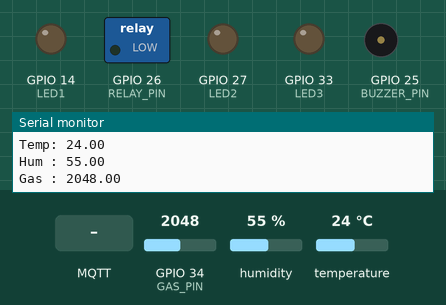
This sketch was run on a simulated ESP32. On the bench: switched loads named in the sketch (green lamp = pin HIGH), output pins drawn as LEDs (lit = HIGH), buzzer (waves = sounding, pin HIGH), the last lines printed to the serial monitor. The inputs (shaded band) are chosen by the test bench; at power-on: GPIO 34 (GAS_PIN) = 2048, humidity 55 %, temperature 24 °C. WiFi joins after 1.5 s; servers stay silent unless stated; no MQTT or app messages arrive unless stated.

Above: at 2.7 s.
2.8 s: MQTT message "ON" arrives on the first subscribed topic
At 4.5 s:
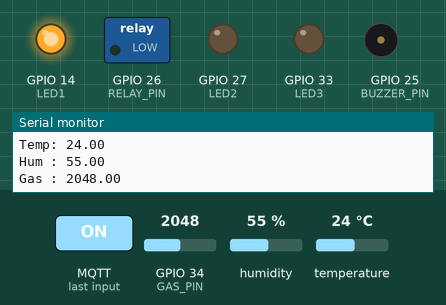
5.0 s: GPIO 34 (GAS_PIN) set to 3427
6.7 s: GPIO 34 (GAS_PIN) set to 3569
At 8.1 s:
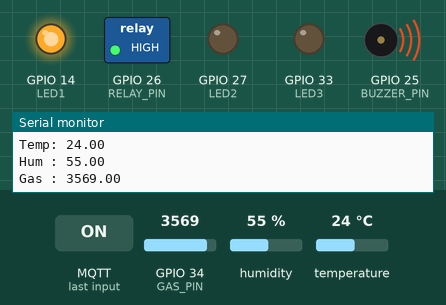
9.0 s: MQTT message "1" arrives on the first subscribed topic
At 9.9 s:
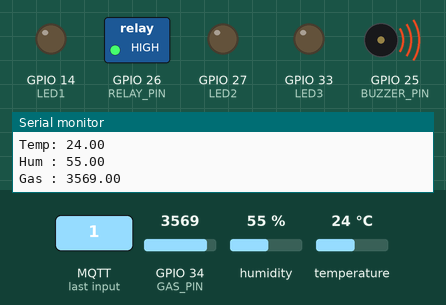
11.0 s: MQTT message "ON" arrives on the second subscribed topic
At 12.8 s:
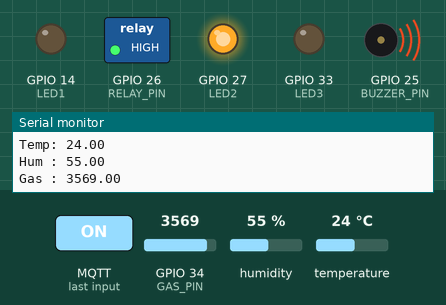
13.1 s: MQTT message "ON" arrives on the third subscribed topic
At 14.8 s:
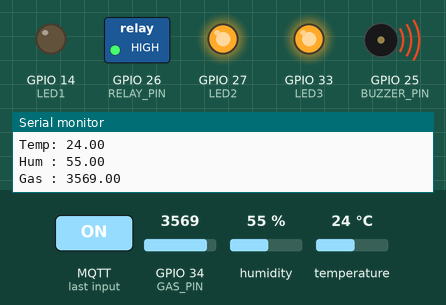
Timing chart, 0 to 16.1 s (numbered marks = the images above; inputs shaded):
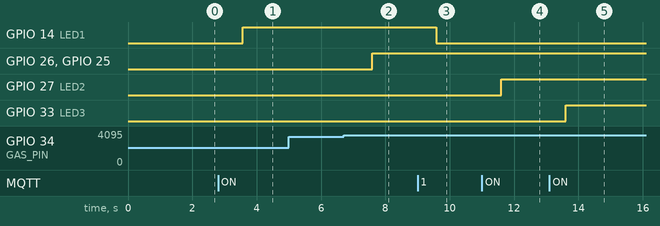

Measured:
- the behaviour switches between 3500 and 3501 on GPIO 34 (GAS_PIN) (found by bisection; images 1 and 2)
- after the input at 2.8 s, GPIO 14 (LED1): LOW → HIGH after 0.76 s
- after the input at 6.7 s, GPIO 26 (RELAY_PIN), GPIO 25 (BUZZER_PIN): LOW → HIGH after 0.89 s
- after the input at 9.0 s, GPIO 14 (LED1): HIGH → LOW after 0.59 s
- after the input at 11.0 s, GPIO 27 (LED2): LOW → HIGH after 0.60 s
- after the input at 13.1 s, GPIO 33 (LED3): LOW → HIGH after 0.51 s

The sketch:

esp32_mqtt.ino
```cpp
#include <WiFi.h>
#include <PubSubClient.h>
#include <DHT.h>
#include <ArduinoJson.h>

// WiFi
const char* ssid = "Wokwi-GUEST";
const char* password = "";

// MQTT
const char* mqtt_server = "broker.hivemq.com";
String KEY = "A7x9K2mQ";
WiFiClient espClient;
PubSubClient client(espClient);

// PIN
#define DHTPIN 4
#define DHTTYPE DHT22

#define GAS_PIN 34
#define RELAY_PIN 26
#define BUZZER_PIN 25

#define LED1 14
#define LED2 27
#define LED3 33

// DHT22
DHT dht(DHTPIN, DHTTYPE);

// LED Topic
String topicLED1 = KEY + "/dashboard/led1";
String topicLED2 = KEY + "/dashboard/led2";
String topicLED3 = KEY + "/dashboard/led3";

String topicData = KEY + "/sensor/data";
String topicAlert = KEY + "/alert/gas";

// Variabel Global
float temperature = 0;
float humidity = 0;
float gasLevel_ppm = 0;

const int gasThreshold = 3500;

void reconnectMQTT() {
  while (!client.connected()) {
    Serial.print("Connecting MQTT...");

    if (client.connect("ESP32_WOKWI")) {
      Serial.println("Connected");

      client.subscribe(topicLED1.c_str());
      client.subscribe(topicLED2.c_str());
      client.subscribe(topicLED3.c_str());

    } else {
      Serial.print("Failed, rc=");
      Serial.print(client.state());
      delay(2000);
    }
  }
}

void readSensors() {
  temperature = dht.readTemperature();
  humidity = dht.readHumidity();

  gasLevel_ppm = analogRead(GAS_PIN);

  Serial.println("SENSOR DATA");
  Serial.print("Temp: "); Serial.println(temperature);
  Serial.print("Hum : "); Serial.println(humidity);
  Serial.print("Gas : "); Serial.println(gasLevel_ppm);
}

void handleAlarm() {

  if (gasLevel_ppm > gasThreshold) {
    digitalWrite(BUZZER_PIN, HIGH);
    digitalWrite(RELAY_PIN, HIGH);
    client.publish(topicAlert.c_str(), "Gas Berbahaya");
  } else {
    digitalWrite(BUZZER_PIN, LOW);
    digitalWrite(RELAY_PIN, LOW);
    client.publish(topicAlert.c_str(), "Gas Aman");
  }
}

void sendDataMQTT() {

  StaticJsonDocument<200> doc;

  doc["temperature"] = temperature;
  doc["humidity"] = humidity;
  doc["gas"] = gasLevel_ppm;

  char buffer[256];
  serializeJson(doc, buffer);

  client.publish(topicData.c_str(), buffer);
}

void readDataMQTT(char* topic, byte* payload, unsigned int length) {
  String message;
  for (int i = 0; i < length; i++) {
    message += (char)payload[i];
  }

  Serial.print("MQTT READ: ");
  Serial.println(message);

  String strTopic = String(topic);

  if (strTopic.equals(topicLED1)) setLED(LED1, message);
  else if (strTopic.equals(topicLED2)) setLED(LED2, message);
  else if (strTopic.equals(topicLED3)) setLED(LED3, message);
}

void setLED(int pin, String state) {
  state.trim();

  if (state == "ON") {
    digitalWrite(pin, HIGH);
  } else {
    digitalWrite(pin, LOW);
  }
}

void setup() {
  Serial.begin(115200);

  pinMode(GAS_PIN, INPUT);
  pinMode(RELAY_PIN, OUTPUT);
  pinMode(BUZZER_PIN, OUTPUT);
  pinMode(LED1, OUTPUT);
  pinMode(LED2, OUTPUT);
  pinMode(LED3, OUTPUT);

  digitalWrite(RELAY_PIN, LOW);
  digitalWrite(BUZZER_PIN, LOW);

  dht.begin();

  // WiFi Connect
  WiFi.begin(ssid, password);
  while (WiFi.status() != WL_CONNECTED) {
    delay(500);
    Serial.print(".");
  }
  Serial.println("\nWiFi Connected");

  client.setServer(mqtt_server, 1883);
  client.setCallback(readDataMQTT);
}

void loop() {

  if (!client.connected()) {
    reconnectMQTT();
  }

  client.loop();

  readSensors();
  handleAlarm();
  sendDataMQTT();

  delay(1000);
}
```
